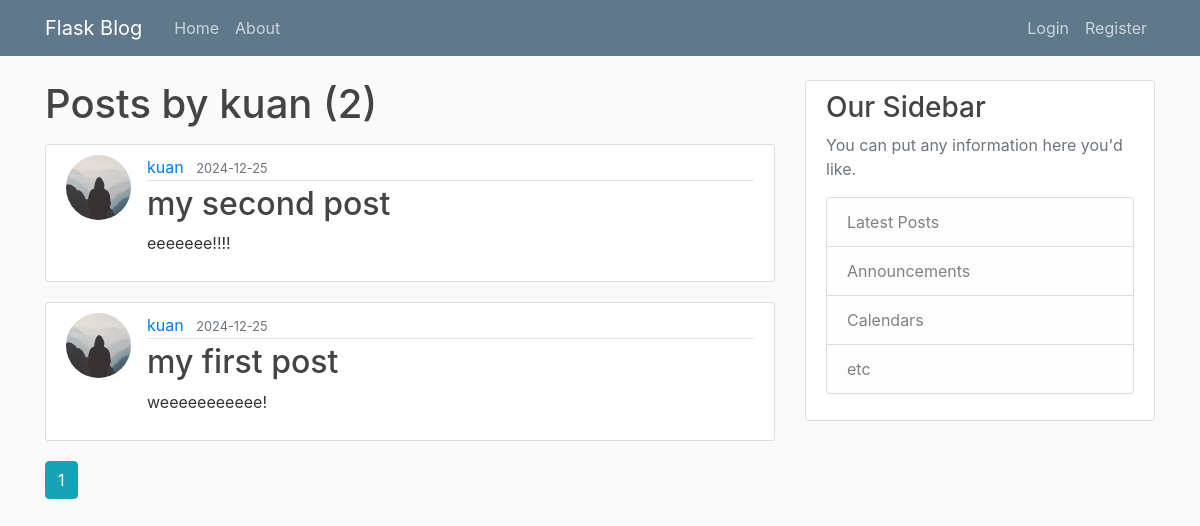
The page /user/kuan on the database as committed earlier.
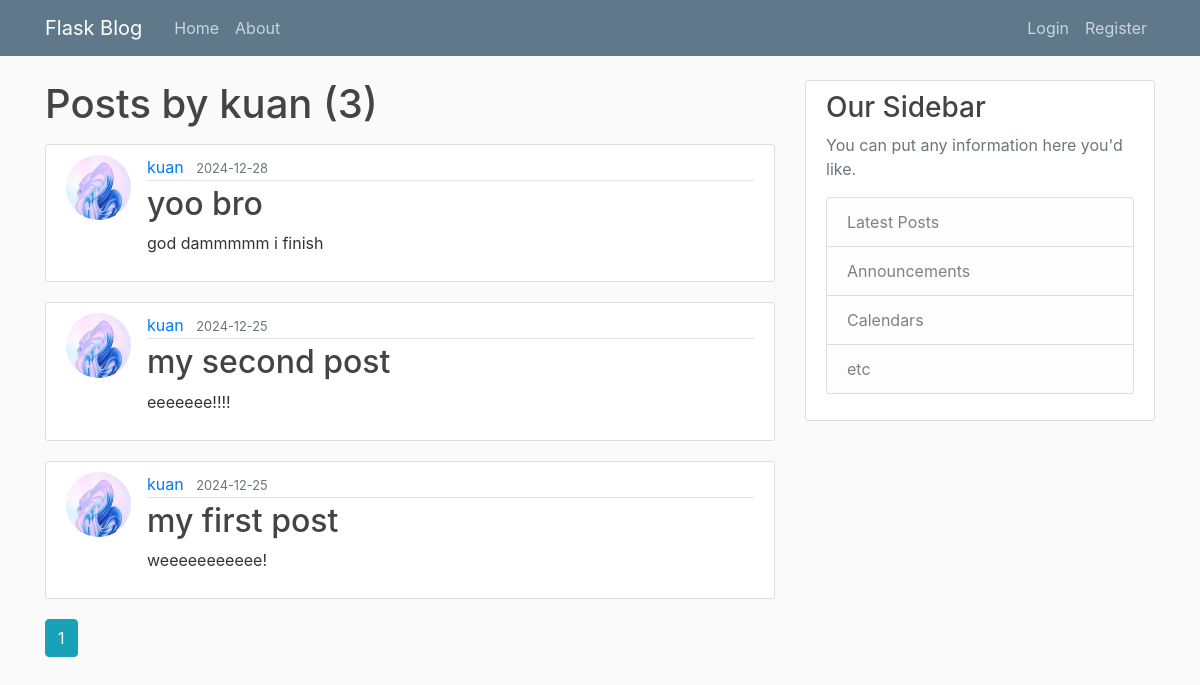
The same page on the database as committed later.
### flaskblog/models.py (models this page shows, shortened)
class Post(db.Model):
    id = db.Column(db.Integer, primary_key=True)  # 唯一標識符
    title = db.Column(db.String(100), nullable=False)  # 文章標題，不可為空
    date_posted = db.Column(db.DateTime, nullable=False, default=datetime.utcnow)  # 發布日期，預設為當前 UTC 時間
    content = db.Column(db.Text, nullable=False)  # 文章內容，不可為空
    user_id = db.Column(db.Integer, db.ForeignKey('user.id'), nullable=False)  # 外鍵，參照 user 表的 id 欄位

class User(db.Model, UserMixin):
    id = db.Column(db.Integer, primary_key=True)  # 唯一標識符
    username = db.Column(db.String(20), unique=True, nullable=False)  # 用戶名稱，必須唯一且不可為空
    email = db.Column(db.String(120), unique=True, nullable=False)  # 電子郵件，必須唯一且不可為空
    image_file = db.Column(db.String(20), nullable=False, default='default.jpg')  # 頭像圖片，預設為 default.jpg
    password = db.Column(db.String(60), nullable=False)  # 使用哈希加密後的密碼
    posts = db.relationship('Post', backref='author', lazy=True)  # 與文章模型的關聯，一對多關係

### flaskblog/users/routes.py (the view)
@users.route("/user/<string:username>")
def user_posts(username):
    page = request.args.get('page', 1, type=int)
    user = User.query.filter_by(username=username).first_or_404()
    posts = Post.query.filter_by(author=user)\
        .order_by(Post.date_posted.desc())\
        .paginate(page=page, per_page=5)
    return render_template('user_posts.html', posts=posts, user=user)

### flaskblog/templates/user_posts.html
{% extends "layout.html" %}
{% block content %}
    <h1 class="mb-3">Posts by {{ user.username }} ({{ posts.total }})</h1>
    {% for post in posts.items %}
        <article class="media content-section">
            <img class="rounded-circle article-img" src="{{ url_for('static', filename='profile_pics/' + post.author.image_file) }}">
            <div class="media-body">
                <div class="article-metadata">
                    <a class="mr-2" href="{{ url_for('users.user_posts', username=post.author.username) }}">{{ post.author.username }}</a>
                    <small class="text-muted">{{ post.date_posted.strftime('%Y-%m-%d') }}</small>
                </div>
                <h2><a class="article-title" href="{{ url_for('posts.post', post_id=post.id) }}">{{ post.title }}</a></h2>
                <p class="article-content">{{ post.content }}</p>
            </div>
        </article>
    {% endfor %}
    {% for page_num in posts.iter_pages(left_edge=1, right_edge=1, left_current=1, right_current=2) %}
        {% if page_num %}
            {% if posts.page == page_num %}
                <a class="btn btn-info mb-4" href="{{ url_for('users.user_posts', username=user.username, page=page_num) }}">{{ page_num }}</a>
            {% else %}
                <a class="btn btn-outline-info mb-4" href="{{ url_for('users.user_posts', username=user.username, page=page_num) }}">{{ page_num }}</a>
            {% endif %}
        {% else %}
            ...
        {% endif %}
    {% endfor %}
{% endblock content %}

Rows that differ between the two databases and show on the page:
added Post: image_file (picture), author.username "kuan", date_posted "2024-12-28", title "yoo bro", content "god dammmmm i finish"
changed through a linked row, Post "my second post": image_file: picture added in place of a placeholder
changed through a linked row, Post "my first post": image_file: picture added in place of a placeholder
Other text that changed with them:
{{ posts.total }}: "2" → "3"
